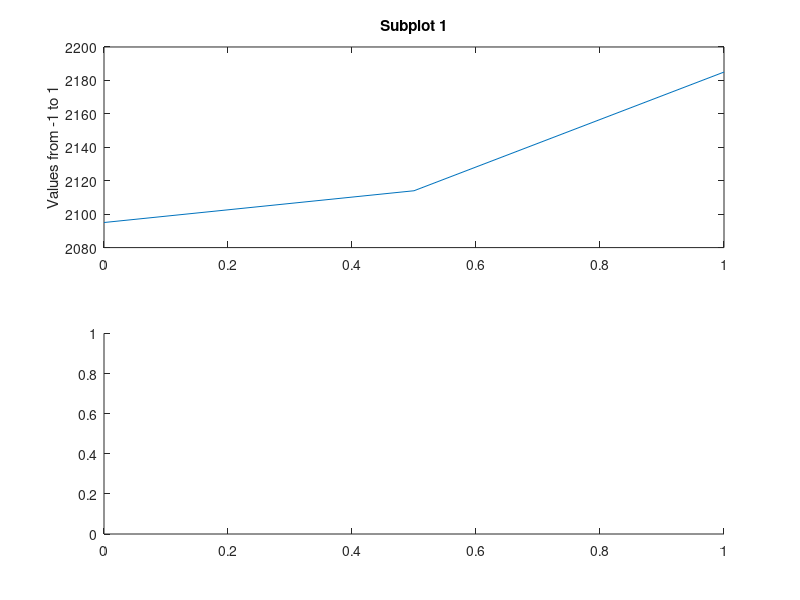

Recreate this plot in MATLAB. (Note: this script raises an error after producing the figure.)
figure
ax1 = subplot(2,1,1);
x1 = [0 0.5 1];          % TbS DyTbS DyS
y1 = [2095 2114 2185];
plot(ax1,x1,y1)
title(ax1,'Subplot 1')
ylabel(ax1,'Values from -1 to 1')

ax2 = subplot(2,1,2);
x2 = [0 0.5 1];
y2 = [0 0.5 1];  
scatter(ax2,x,y2)
title(ax2,'Subplot 2')
ylabel(ax2,'Values from 0 to 1')